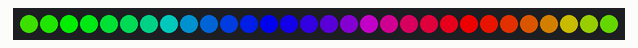
This sketch was run on a simulated Arduino Uno, built with avr-gcc and run on an emulated ATmega328P. On the bench: 30 RGB LEDs in strip order, left to right. Dim RGB values are drawn brighter than linear.

Above: at 0.45 s.
At 4.38 s:
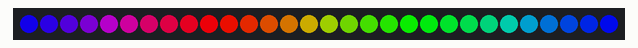
At 8.61 s:
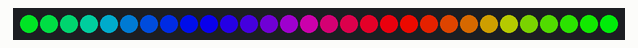
At 19.18 s:
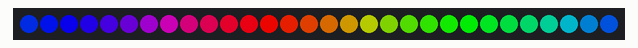
At 30.97 s:
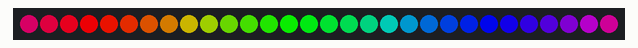
At 39.12 s:
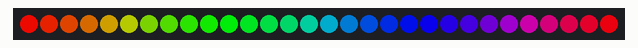

The sketch:

BasicRainbowv3.ino
```cpp
// I updated the WS2812 library and found a more
// detailed more effects
// Thank you kitesurfer1404 for he libray and base code
// This is all his work ouside of some small details

#include <WS2812FX.h>

#define LED_COUNT 30
#define LED_PIN 6

WS2812FX ws2812fx = WS2812FX(LED_COUNT, LED_PIN, NEO_GRB + NEO_KHZ800);

void setup() {
  ws2812fx.init();
  ws2812fx.setBrightness(200);
  ws2812fx.setSpeed(200);
  ws2812fx.setMode(FX_MODE_RAINBOW_CYCLE);
  ws2812fx.start();
}

void loop() {
  ws2812fx.service();
}
```
